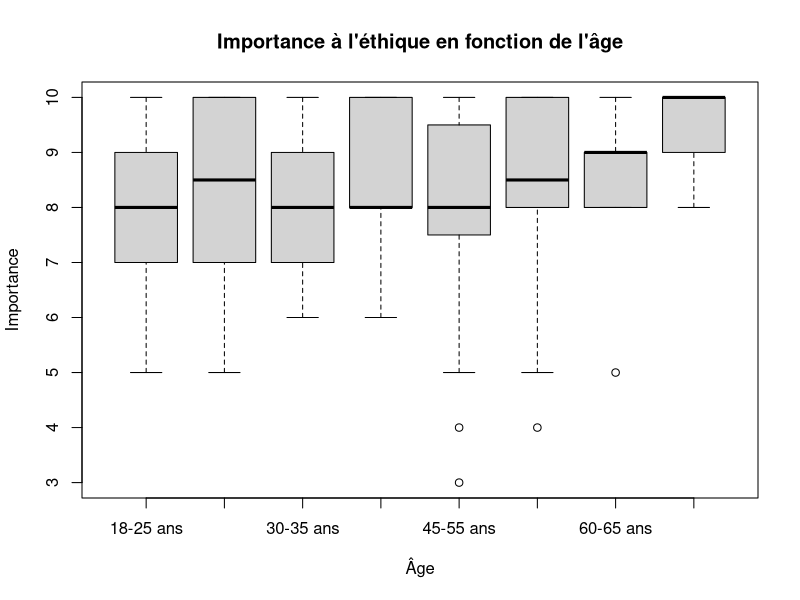
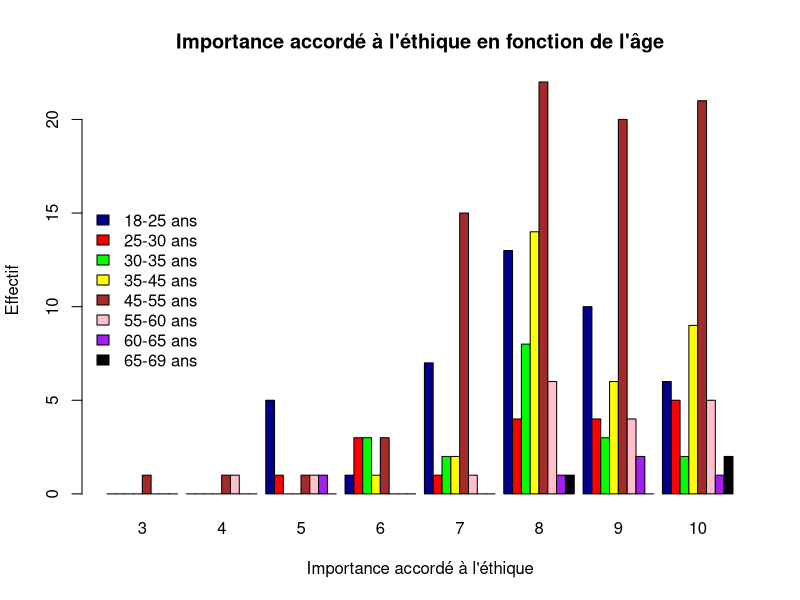
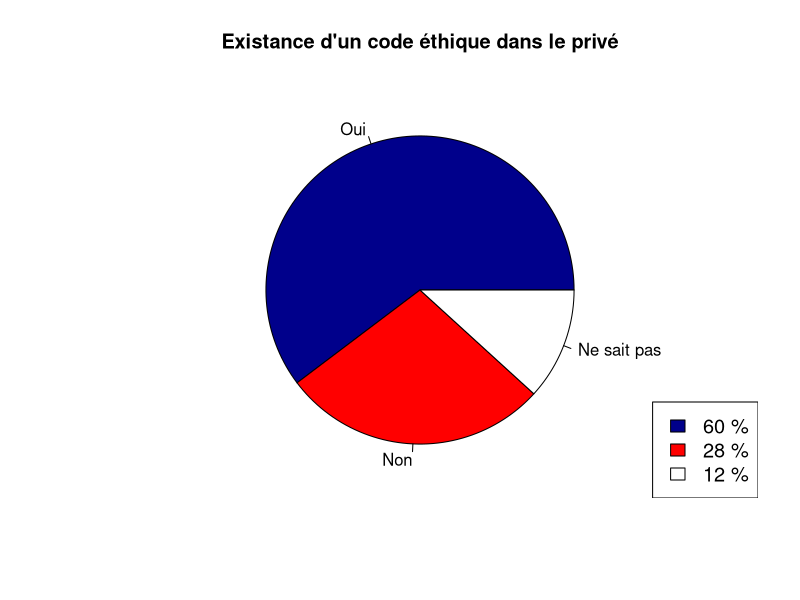
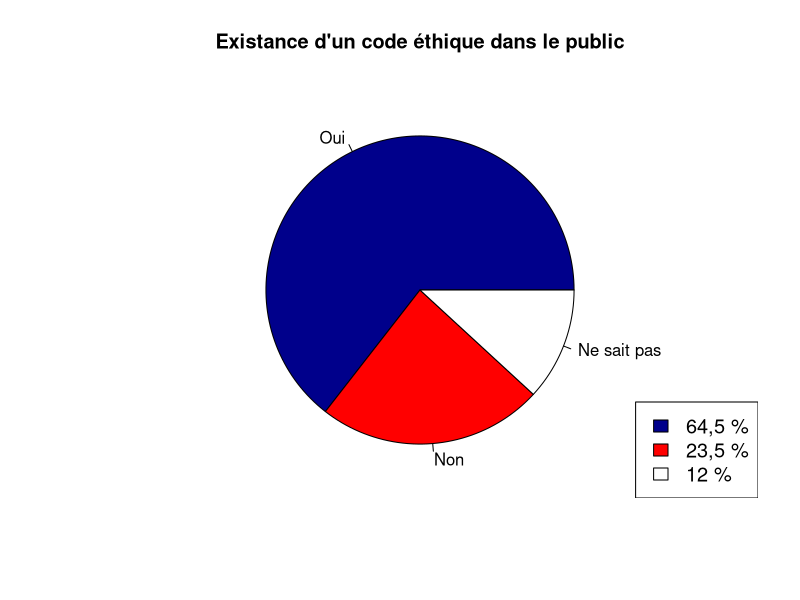

Reproduce these figures in R, in order. (Note: this script raises an error after producing the figures.)
# Rapport d'enquête

# Récupéraion des données
dat <- read.csv2("ethique.csv", sep=";", na.strings = "NA")

# Statistique bivariée




#2 variables quantitatives
# Hypothèse 1 : L'importance de l'éthique augmente avec l'âge

#On crée des classes d'âges pour faciliter la lecture et on renomme les levels  
dat$age <- cut(dat$age, c(18,25,30,35,45,55,60,65,69))     
levels(dat$age) <- c("18-25 ans", "25-30 ans","30-35 ans", "35-45 ans",
                     "45-55 ans", "55-60 ans","60-65 ans","65-69 ans")   
#On crée un tableau regroupant les 2 varibles
matable <- table(dat$age,dat$ImportanceEthique)
matable

#On réecrit le tableau de pourcentage
pourcentage=cbind(addmargins(round(prop.table(addmargins(matable,1),1),2),2), c(margin.table(matable,1),sum(matable))) 
colnames(pourcentage)<-c(colnames(matable),"TOTAL","EFFECTIF") 
pourcentage

#On crée un nuage de point
plot(dat$age,dat$ImportanceEthique,ylab = "Importance",xlab = "Âge"
     ,main = "Importance à l'éthique en fonction de l'âge")           #On crée le nuage

#On crée un diagramme en baton
barplot(matable, beside=T,xlab = "Importance accordé à l'éthique", ylab = "Effectif",
        main = "Importance accordé à l'éthique en fonction de l'âge",
        col=c("darkblue", "red","green","yellow","brown","pink","purple","black"))
legend("left", legend = c("18-25 ans", "25-30 ans","30-35 ans", "35-45 ans",
                          "45-55 ans", "55-60 ans","60-65 ans","65-69 ans"),
       fill = c("darkblue", "red","green","yellow","brown","pink","purple","black"), bty = "n")












# 2 variable qualitatif
#Hypotèse 2 : L'existence d'un code éthique est répondu dans le secteur privé

#On change le nom des levels des 2 variables
dat$secteur <- as.factor(dat$secteur)
dat$ExistenceCodeEthique <- as.factor(dat$ExistenceCodeEthique)
levels(dat$ExistenceCodeEthique) <- c("Oui", "Non", "Ne sait pas")
levels(dat$secteur) <- c("Public","Privé","Ne sait pas")

#On crée un tableau croisé
matable2 <- table(dat$ExistenceCodeEthique,dat$secteur)
matable2

#On crée un tableau de pourcentage en colonne
p_table2 <- round(addmargins(prop.table(matable2,margin = 2),1),3)
p_table2


#On crée des diagrammes en camembert, 1 pour le privé, l'autre pour le public
priv <- c(82,38,16)
pie_priv <- pie(priv, col = c("darkblue","red","white"),labels = c("Oui","Non","Ne sait pas"),
                main = "Existance d'un code éthique dans le privé")
legend(x="bottomright", legend=c("60 %","28 %","12 %"), cex=1.2,fill=c("darkblue","red","white"))

pub <- c(49,18,9)
pie_pub <- pie(pub, col = c("darkblue","red","white"),labels = c("Oui","Non","Ne sait pas"),
                main = "Existance d'un code éthique dans le public")
legend(x="bottomright", legend=c("64,5 %","23,5 %","12 %"), cex=1.2,fill=c("darkblue","red","white"))




hist(dat$sexe,dat$ImportanceEthique)






#1 variable qualitative et une quantitative
# Hypotèse 3 : L’importance de l’éthique dans le secteur privé est élevé

#On crée un tableau
dat <- read.csv2("ethique.csv", sep=";", na.strings = "NA")   #On initialise les données
imp_priv <- subset(x= dat, subset= secteur==2)                #On sélectionne que les entreprises privées
imp_priv$secteur <- as.factor(imp_priv$secteur)
levels(imp_priv$secteur) <- "Privé"                         #On renomme le level
matable3 <- table(imp_priv$secteur,imp_priv$ImportanceEthique)
matable3

t <- table(dat$secteur,dat$ImportanceEthique)
t
#On crée une boite à moustache
boxplot(imp_priv$secteur, imp_priv$ImportanceEthique, xlab="Secteur", ylab="Importance")

#On calcule la moyenne de l'importance dans le secteur privé
mean(imp_priv$ImportanceEthique)

#On crée un histogramme 
hist(imp_priv$ImportanceEthique, xlab = "Importance", ylab = "Fréquence",main = "Histogramme de l'importance
     éthique dans le secteur privé")






